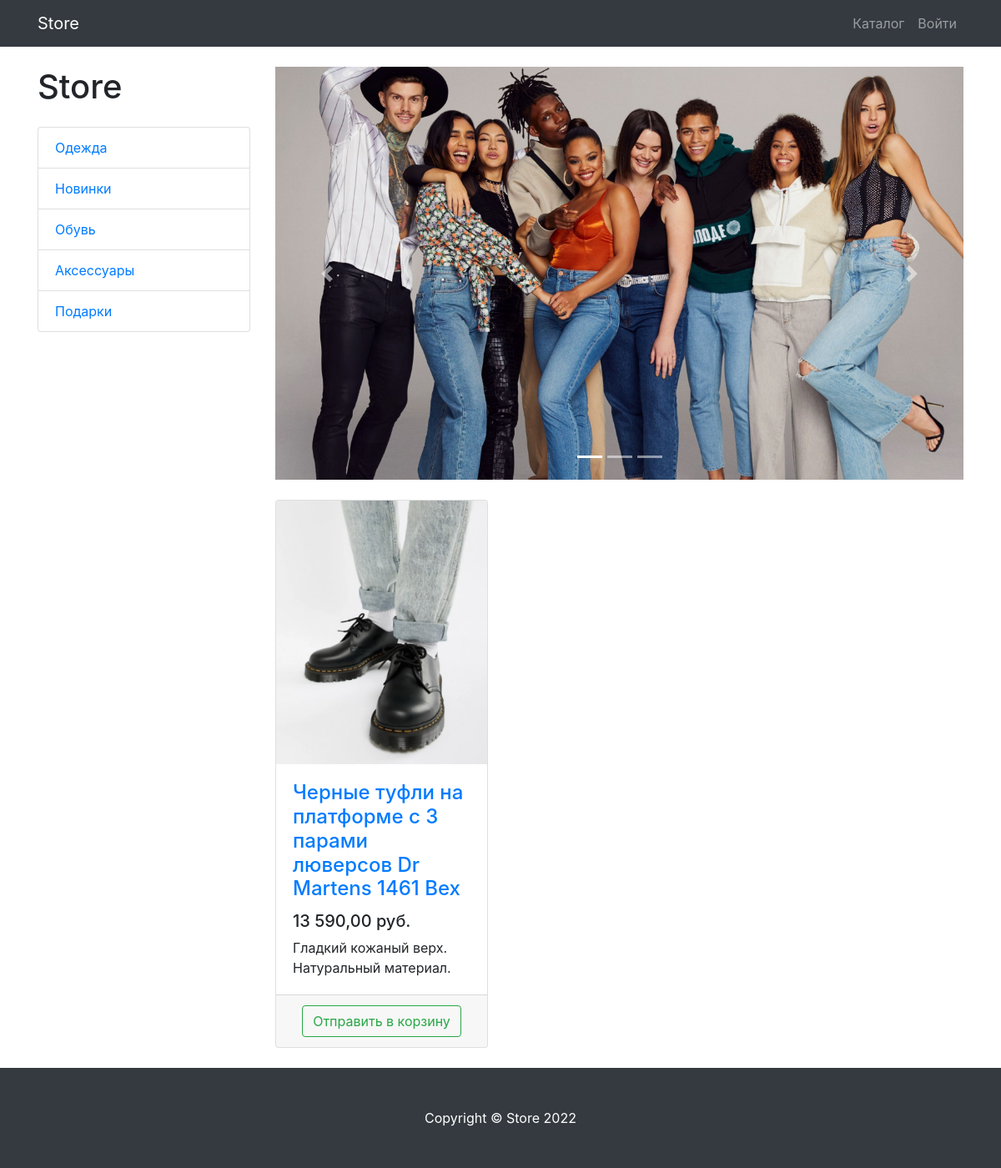
Screenshot of /products/category/3/ with the database file from the repository.
### products/models.py (models this page shows, shortened)
class ProductCategory(models.Model):
    name = models.CharField(max_length=128)
    description = models.TextField(null=True, blank=True)
    class Meta:
        verbose_name = 'category'
        verbose_name_plural = 'categories'

class Product(models.Model):
    name = models.CharField(max_length=256)
    description = models.TextField()
    price = models.DecimalField(max_digits=10, decimal_places=2, default=0)
    quantity = models.PositiveIntegerField(default=0)
    image = models.ImageField(upload_to='product_images')
    category = models.ForeignKey(ProductCategory, on_delete=models.CASCADE)
    class Meta:
        verbose_name = 'product'
        verbose_name_plural = 'products'

### products/views.py (the view)
# urls.py: path('', products, name='index'),
def products(request, category_id=None, page_number=1):
    products = Product.objects.filter(category_id=category_id) if category_id else Product.objects.all()
    per_page = 3
    paginator = Paginator(products, per_page)
    products_paginator = paginator.page(page_number)
    context = {
        'title': 'Store - Каталог',
        'categories': ProductCategory.objects.all(),
        'products': products_paginator,
    }
    return render(request, 'products/products.html', context)

### products/templates/products/products.html (shortened to what this page needs)
{% extends 'products/base.html' %}
{% load static cache humanize %}
{% block css %}
    <link href="{% static 'vendor/css/products.css' %}" rel="stylesheet">
{% endblock %}
{% block content %}
    <div class="container">
        <div class="row">
            <div class="col-lg-3">
                <h1 class="my-4">Store</h1>
                <div class="list-group">
                    {% for category in categories %}
                        <a href="{% url 'products:category' category.id %}" class="list-group-item">
                            {{ category.name }}
                        </a>
                    {% endfor %}
                </div>
            </div>
            <div class="col-lg-9">
                <div id="carouselExampleIndicators" class="carousel slide my-4" data-ride="carousel">
                    <ol class="carousel-indicators">
                        <li data-target="#carouselExampleIndicators" data-slide-to="0" class="active"></li>
                        <li data-target="#carouselExampleIndicators" data-slide-to="1"></li>
                        <li data-target="#carouselExampleIndicators" data-slide-to="2"></li>
                    </ol>
                    <div class="carousel-inner" role="listbox">
                        <div class="carousel-item active">
                            <img class="d-block img-fluid" src="/static/vendor/img/slides/slide-1.jpg"
                                 alt="First slide">
                        </div>
                    </div>
                    <a class="carousel-control-prev" href="#carouselExampleIndicators" role="button" data-slide="prev">
                        <span class="carousel-control-prev-icon" aria-hidden="true"></span>
                    </a>
                    <a class="carousel-control-next" href="#carouselExampleIndicators" role="button" data-slide="next">
                        <span class="carousel-control-next-icon" aria-hidden="true"></span>
                    </a>
                </div>
                <div class="row">
                    {% for product in products %}
                        <div class="col-lg-4 col-md-6 mb-4">
                            <div class="card h-100">
                                <a href="#">
                                    <img class="card-img-top"
                                         src="{{ product.image.url }}"
                                         alt="">
                                </a>
                                <div class="card-body">
                                    <h4 class="card-title">
                                        <a href="#">{{ product.name }}</a>
                                    </h4>
                                    <h5>{{ product.price|intcomma }} руб.</h5>
                                    <p class="card-text">{{ product.description }}</p>
                                </div>
                                <div class="card-footer text-center">
                                    <a class="btn btn-outline-success"
                                       href="{% url 'products:basket_add' product.id %}">
                                        Отправить в корзину
                                    </a>
                                </div>
                            </div>
                        </div>
                    {% endfor %}
                </div>
            </div>
        </div>
    </div>
{% endblock %}
{% block footer %}
    <footer class="py-5 bg-dark">
        <div class="container">
            <p class="m-0 text-center text-white">Copyright &copy; Store 2022</p>
        </div>
    </footer>
{% endblock %}

### rows the page displays
ProductCategory: name "Одежда"
ProductCategory: name "Новинки"
ProductCategory: name "Обувь"
ProductCategory: name "Аксессуары"
ProductCategory: name "Подарки"
Product: image (picture), name "Черные туфли на платформе с 3 парами люверсов Dr Martens 1461 Bex", price "13 590,00", description "Гладкий кожаный верх. Натуральный материал."
